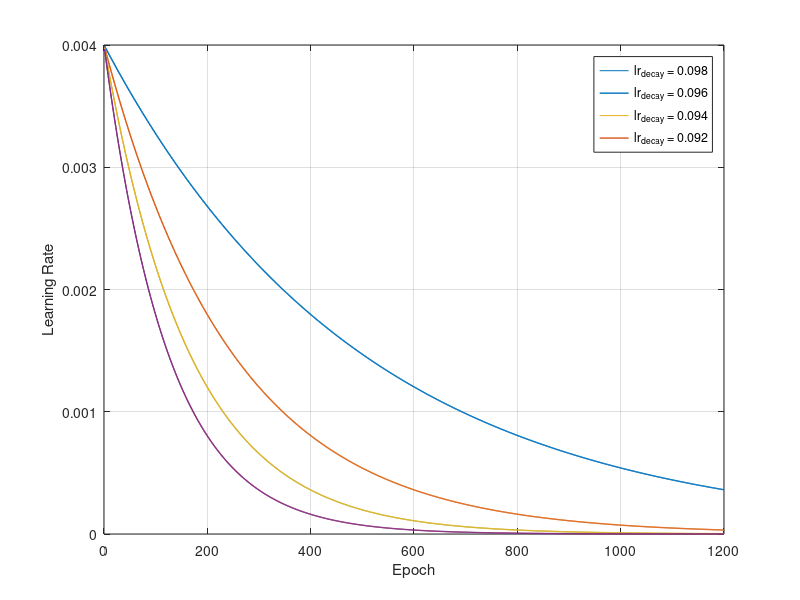

Here is the MATLAB script that generated this plot:
close all; clc; clear;

lr_init = 0.004;
epoch_num = 1200;
lr = zeros(epoch_num, 1);

for i = 1:1:4
    lr_decay_ratio = 1- 0.002 * i ;
    for epoch = 1:1:epoch_num
        lr(epoch) = lr_init * lr_decay_ratio^epoch;
    end

%     plot(1:1:epoch, lr,'-o','MarkerSize',2);
    plot(1:1:epoch, lr);
    
    colors = get(groot,'defaultAxesColorOrder');
    hold on; grid on; box on;
    plot(1:1:epoch, lr,  'Color' , colors(i,:) ,'LineStyle', '-', 'LineWidth', 1);
    xlabel('Epoch'); ylabel('Learning Rate');
    legend('lr_{decay} = 0.098', 'lr_{decay} = 0.096', 'lr_{decay} = 0.094', 'lr_{decay} = 0.092')
end